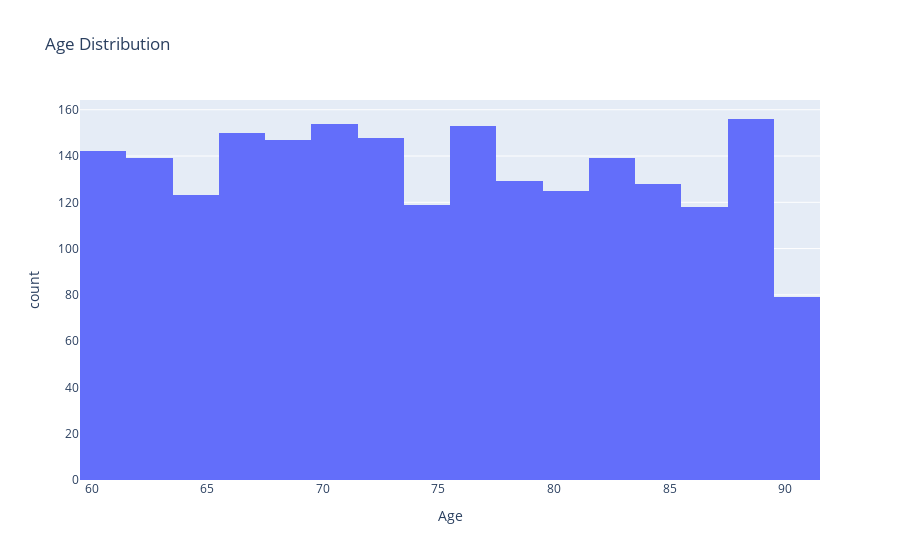
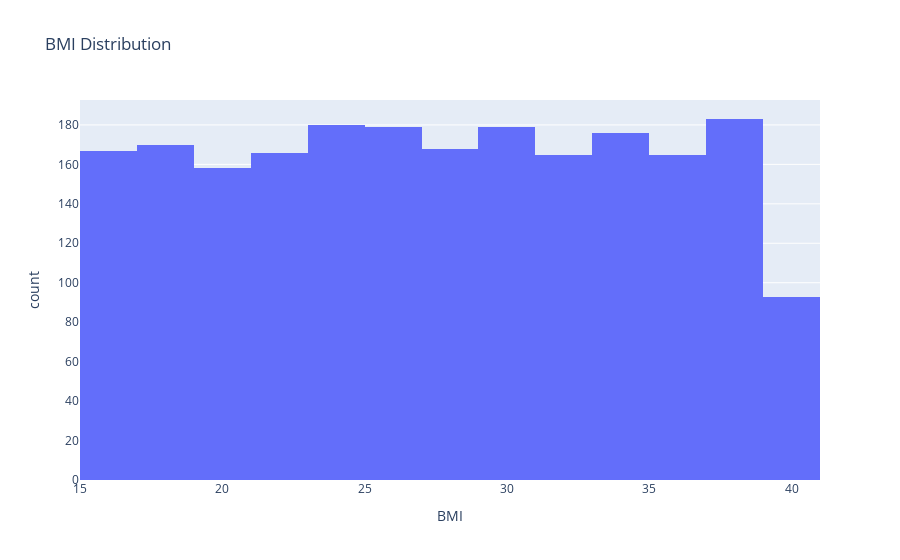
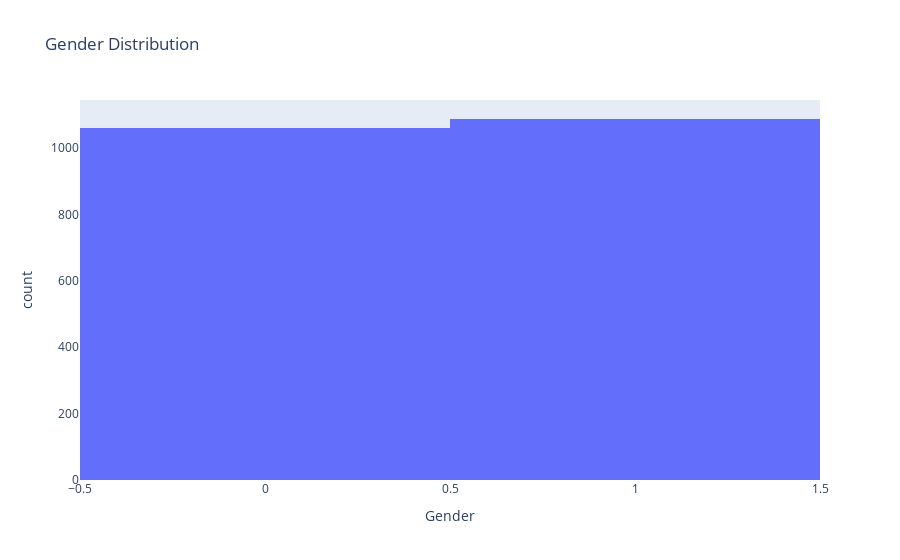

These figures' notebook cell, in order:
### Code cell
# Age Distribution Histogram
fig_age = px.histogram(dataset, x="Age", nbins=20, title="Age Distribution",
                       labels={"Age": "Age", "count": "Frequency"})
fig_age.show()

# BMI Distribution Histogram
fig_bmi = px.histogram(dataset, x="BMI", nbins=20, title="BMI Distribution",
                       labels={"BMI": "BMI", "count": "Frequency"})
fig_bmi.show()

# Count Plot for Gender
fig_gender = px.histogram(dataset, x="Gender", title="Gender Distribution",
                          category_orders={"Gender": sorted(dataset["Gender"].unique())},
                          labels={"Gender": "Gender", "count": "Count"})
fig_gender.show()

### Figure 1 — Plotly figure (JSON) as saved in the notebook; plotly's stock layout.template omitted (floating-point values rounded to 4 significant figures; data arrays with more than 128 entries replaced by an {"elided": "..."} marker saying what was removed)
{"data": [{"alignmentgroup": "True", "bingroup": "x", "hovertemplate": "Age=%{x}<br>count=%{y}<extra></extra>", "legendgroup": "", "marker": {"color": "#636efa", "pattern": {"shape": ""}}, "name": "", "nbinsx": 20, "offsetgroup": "", "orientation": "v", "showlegend": false, "type": "histogram", "x": {"elided": "2149 int values"}, "xaxis": "x", "yaxis": "y"}], "layout": {"barmode": "relative", "legend": {"tracegroupgap": 0}, "title": {"text": "Age Distribution"}, "xaxis": {"anchor": "y", "domain": [0, 1], "title": {"text": "Age"}}, "yaxis": {"anchor": "x", "domain": [0, 1], "title": {"text": "count"}}}}

### Figure 2 — Plotly figure (JSON) as saved in the notebook; plotly's stock layout.template omitted (floating-point values rounded to 4 significant figures; data arrays with more than 128 entries replaced by an {"elided": "..."} marker saying what was removed)
{"data": [{"alignmentgroup": "True", "bingroup": "x", "hovertemplate": "BMI=%{x}<br>count=%{y}<extra></extra>", "legendgroup": "", "marker": {"color": "#636efa", "pattern": {"shape": ""}}, "name": "", "nbinsx": 20, "offsetgroup": "", "orientation": "v", "showlegend": false, "type": "histogram", "x": {"elided": "2149 float values"}, "xaxis": "x", "yaxis": "y"}], "layout": {"barmode": "relative", "legend": {"tracegroupgap": 0}, "title": {"text": "BMI Distribution"}, "xaxis": {"anchor": "y", "domain": [0, 1], "title": {"text": "BMI"}}, "yaxis": {"anchor": "x", "domain": [0, 1], "title": {"text": "count"}}}}

### Figure 3 — Plotly figure (JSON) as saved in the notebook; plotly's stock layout.template omitted (floating-point values rounded to 4 significant figures; data arrays with more than 128 entries replaced by an {"elided": "..."} marker saying what was removed)
{"data": [{"alignmentgroup": "True", "bingroup": "x", "hovertemplate": "Gender=%{x}<br>count=%{y}<extra></extra>", "legendgroup": "", "marker": {"color": "#636efa", "pattern": {"shape": ""}}, "name": "", "offsetgroup": "", "orientation": "v", "showlegend": false, "type": "histogram", "x": {"elided": "2149 int values"}, "xaxis": "x", "yaxis": "y"}], "layout": {"barmode": "relative", "legend": {"tracegroupgap": 0}, "title": {"text": "Gender Distribution"}, "xaxis": {"anchor": "y", "categoryarray": [0, 1], "categoryorder": "array", "domain": [0, 1], "title": {"text": "Gender"}}, "yaxis": {"anchor": "x", "domain": [0, 1], "title": {"text": "count"}}}}
